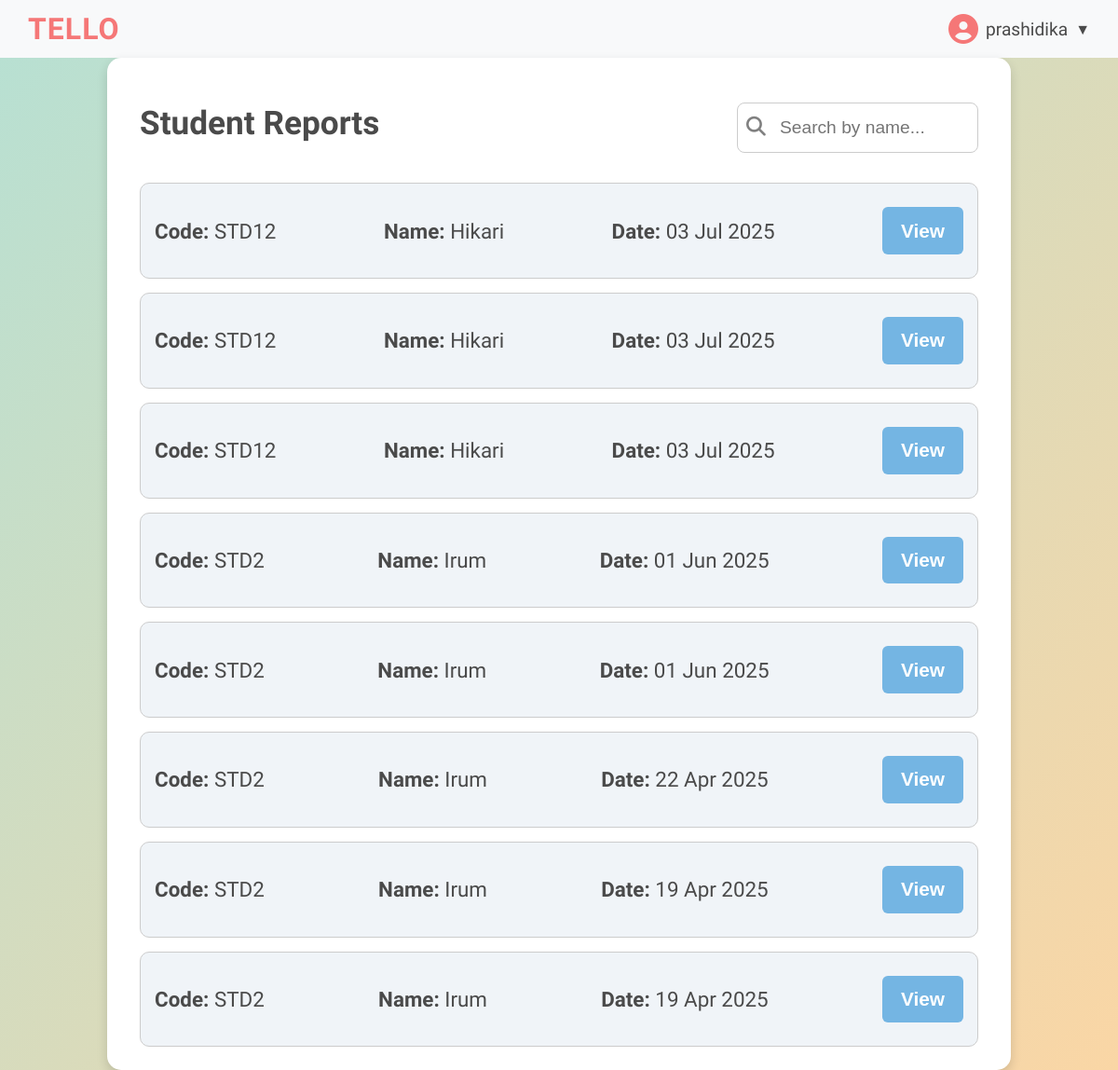
Screenshot of /report_list/ (signed in) with the database file from the repository.
### tello/models.py (models this page shows, shortened)
class Student(models.Model):
    studentid = models.AutoField(primary_key=True)
    studentcode = models.CharField(max_length=4, unique=True)
    studentname = models.CharField(max_length=100)
    studentgrade = models.CharField(max_length=50)
    studentage = models.IntegerField()
    assignedteacher = models.ForeignKey(Teacher, on_delete=models.CASCADE)
    additional_notes = models.TextField(blank=True, null=True)
    created_at = models.DateTimeField(auto_now_add=True)

class StudentReport(models.Model):
    story_session = models.ForeignKey(
        StorySession, on_delete=models.CASCADE, related_name="reports")
    vocab_score = models.FloatField()
    structure_sim_score = models.FloatField()
    response_length = models.FloatField()
    avg_engagement = models.FloatField()
    final_score = models.FloatField()
    prompt_interaction_ratio = models.FloatField()
    prompt_interaction_count = models.IntegerField()
    feedback_notes = models.TextField(blank=True, null=True)
    created_at = models.DateTimeField(auto_now_add=True)

### tello/views.py (the view)
# urls.py: path("report_list/", views.report_list, name="report_list"),
def report_list(request):
    reports = StudentReport.objects.select_related(
        'story_session__student').all().order_by('-created_at')
    report_data = [
        {
            'id': report.id,
            'student_id': report.story_session.student.studentcode,
            'student_name': report.story_session.student.studentname,
            'created_at': report.created_at
        }
        for report in reports
    ]
    return render(request, 'report_list.html', {'reports': report_data})

### tello/templates/report_list.html (shortened to what this page needs)
{% extends 'base.html' %} {% block links %}
<link rel="stylesheet" href="/static/css/report_list.css" />
{% endblock %} {% load static %} {% block content %}
<div class="body-container">
  <div class="dashboard-container">
    <header
      style="display: flex; justify-content: space-between; align-items: center"
    >
      <h1>Student Reports</h1>
      <div style="position: relative; display: flex; align-items: center">
        <i
          class="fas fa-search"
          style="
            position: absolute;
            left: 10px;
            top: 40%;
            font-size: 1.3rem;
            color: gray;
          "
        >
        </i>
        <input
          type="text"
          id="searchBar"
          placeholder="Search by name..."
          onkeyup="filterReports()"
          style="
            padding: 15px 12px;
            padding-left: 45px; /* Push text right so it doesn’t overlap icon */
            font-size: 1.2rem;
            border: 1px solid #ccc;
            border-radius: 8px;
            outline: none;
            width: 200px;
          "
        />
      </div>
    </header>
    <main>
      <section class="report-list">
        {% if reports %} {% for report in reports %}
        <div class="report-card" data-name="{{ report.student_name }}">
          <p><strong>Code:</strong> {{ report.student_id }}</p>
          <p><strong>Name:</strong> {{ report.student_name }}</p>
          <p><strong>Date:</strong> {{ report.created_at|date:"d M Y" }}</p>
          <button class="view-btn" onclick="viewReport('{{ report.id }}')">
            View
          </button>
        </div>
        {% endfor %} {% else %}
        <p>No reports available yet.</p>
        {% endif %}
      </section>
    </main>
  </div>
</div>
{% endblock %}

### tello/templates/base.html (shortened to what this page needs)
<!DOCTYPE html>
<html lang="en">
  <head>
    <link rel="stylesheet" href="/static/css/styles.css" />
    {% block links %} {% endblock %}
  </head>
  <body>
    <header style="margin-bottom: 0">
      <div class="header-container">
        <div class="logo">
          <a href="{% url 'dashboard' %}" style="text-decoration: none">
            <h1>TellO</h1>
          </a>
        </div>
        <div class="user-profile">
          <i class="fas fa-user-circle" style="font-size: 2rem"></i>
          <span>{{ user.username }}</span>
          <div class="dropdown">
            <button onclick="toggleDropdown()">▼</button>
          </div>
        </div>
      </div>
    </header>
    <main>{% block content %}{% endblock %}</main>
  </body>
</html>

### static/css/styles.css (style rules this page uses)
body { margin: 0; padding: 0; font-family: "Comic Neue", sans-serif; }
.header-container { display: flex; justify-content: space-between; align-items: center; padding: 12px 30px; background-color: #f8f9fa; box-shadow: 0 3px 8px rgba(0, 0, 0, 0.1); margin-bottom: 0; }
.logo h1 { font-size: 2rem; color: #f57777; margin: 0; letter-spacing: 1px; font-weight: 700; text-transform: uppercase; }
.user-profile { position: relative; display: flex; align-items: center; gap: 8px; cursor: pointer; }
.user-profile span { font-size: 1.2rem; font-weight: 500; color: #4a4a4a; }
.user-profile i { font-size: 2rem; color: #f57777; }
.user-profile button { background: none; border: none; font-size: 1rem; cursor: pointer; padding: 0; color: #4a4a4a; }

### static/css/report_list.css (style rules this page uses)
.body-container { font-family: "Comic Neue", sans-serif; margin: 0; padding: 0; background: linear-gradient(135deg, #b8e0d2, #fad6a5); display: flex; justify-content: center; align-items: center; min-height: 100vh; color: #4a4a4a; }
.dashboard-container { width: 90%; max-width: 900px; background: white; padding: 25px 35px; border-radius: 15px; box-shadow: 0 5px 12px rgba(0, 0, 0, 0.15); animation: fadeIn 1s ease-in-out; }
header { text-align: center; margin-bottom: 20px; }
header h1 { font-size: 2.2rem; }
#searchBar { width: 100%; max-width: 300px; padding: 10px; margin-top: 10px; font-size: 1.2rem; border: 2px solid #6bb197; border-radius: 6px; outline: none; transition: 0.3s; }
.report-list { display: flex; flex-direction: column; gap: 15px; }
.report-card { background: #f0f4f8; padding: 15px; border-radius: 10px; border: 1px solid #ccc; transition: all 0.3s; display: flex; flex-direction: row; justify-content: space-between; }
.report-card p { font-size: 1.4rem; }
.view-btn { display: block; background: #74b5e3; color: white; margin: 10px 0px; padding: 0px 20px; font-size: 1.3rem; font-weight: 600; border: none; border-radius: 6px; cursor: pointer; transition: all 0.3s; }

### rows the page displays
Student: student_id "STD12" "STD12" "STD12", student_name "Hikari" "Hikari" "Hikari"
StudentReport: created_at "03 Jul 2025"
StudentReport: created_at "03 Jul 2025"
StudentReport: created_at "03 Jul 2025"
Student: student_id "STD2" "STD2" "STD2" "STD2" "STD2", student_name "Irum" "Irum" "Irum" "Irum" "Irum"
StudentReport: created_at "01 Jun 2025"
StudentReport: created_at "01 Jun 2025"
StudentReport: created_at "22 Apr 2025"
StudentReport: created_at "19 Apr 2025"
StudentReport: created_at "19 Apr 2025"

### other values shown
{{ user.username }} "prashidika"
